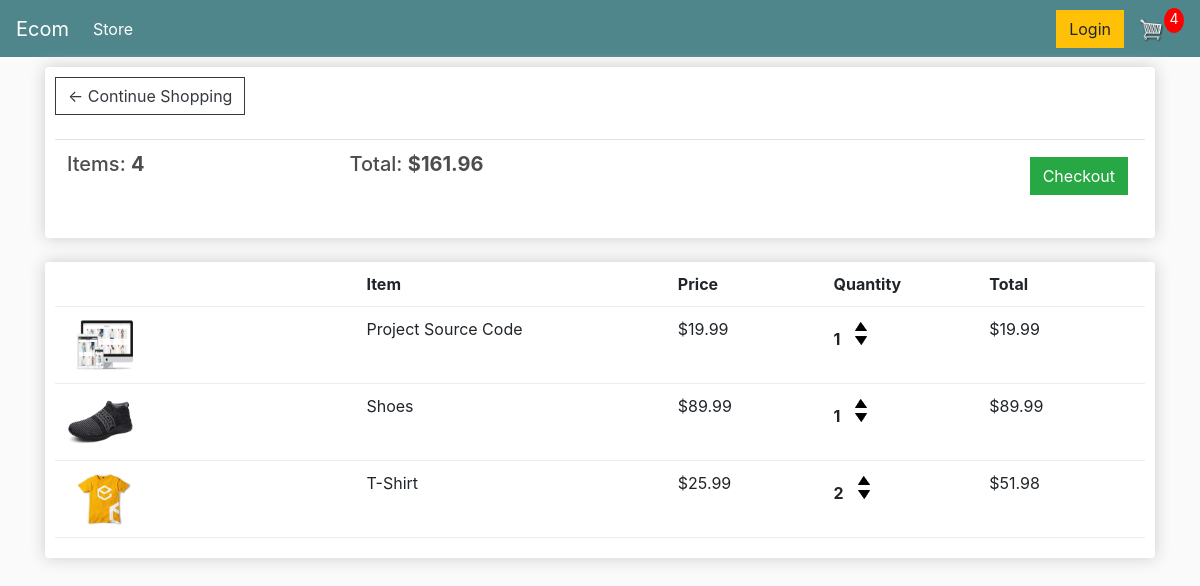
The app's page /cart/ (signed in), older data.
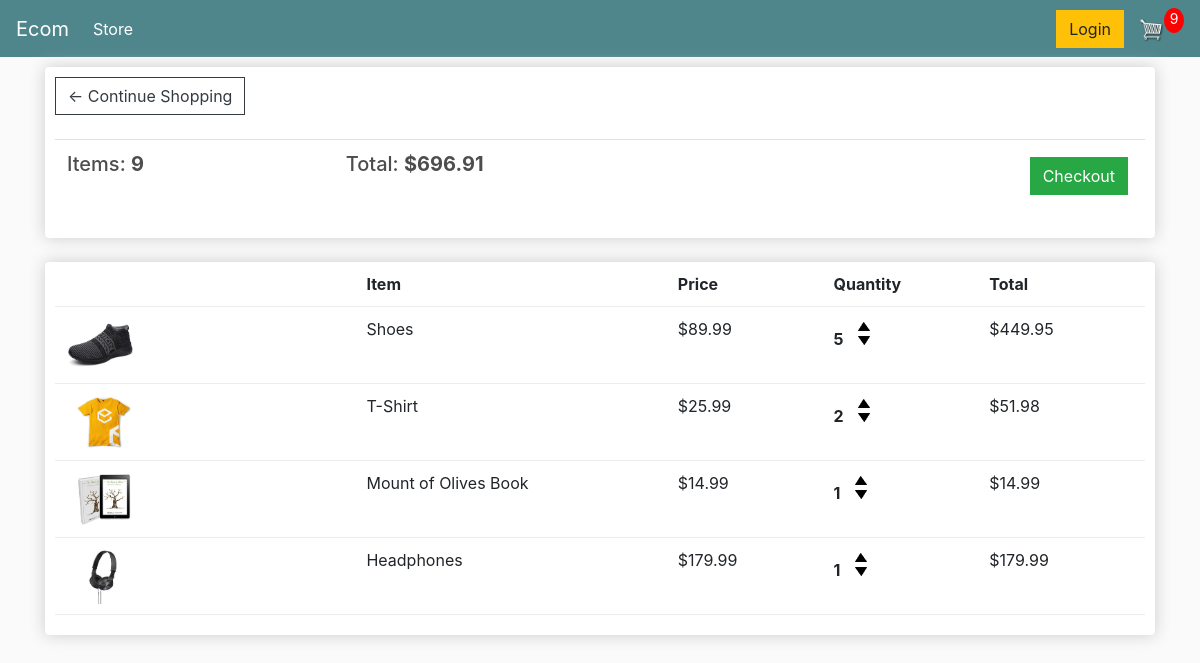
The same page, newer data.
### store/models.py (models this page shows, shortened)
class Order(models.Model):
    customer = models.ForeignKey(Customer, on_delete=models.CASCADE)
    date_ordered = models.DateTimeField(auto_now_add=True)
    complete = models.BooleanField(default=False)
    transaction_id = models.CharField(max_length=255)
    @property
    def get_cart_total(self):
        order_items = self.orderitem_set.all()
        total = sum(item.get_total for item in order_items)
        return total
    @property
    def get_cart_items(self):
        order_items = self.orderitem_set.all()
        total = sum(item.quantity for item in order_items)
        return total

class OrderItem(models.Model):
    product = models.ForeignKey(Product, on_delete=models.CASCADE)
    order = models.ForeignKey(Order, on_delete=models.CASCADE)
    quantity = models.IntegerField(default=0)
    date_added = models.DateTimeField(auto_now_add=True)
    @property
    def get_total(self):
        total = self.product.price * self.quantity
        return total

class Product(models.Model):
    name = models.CharField(max_length=255)
    price = models.DecimalField(max_digits=7, decimal_places=2)
    digital = models.BooleanField(default=False)
    image = models.ImageField(blank=True)
    @property
    def image_url(self):
        try:
            url = self.image.url
        except ValueError:
            url = 'static/images/placeholder.png'
        return url

### store/views.py (the view)
# urls.py: path('cart/', views.cart, name='cartUrl'),
def cart(request):
    return render(request, 'store/cart.html', get_customer_data(request))

### store/views.py (called while the page is built, shortened)
def get_customer_data(request):
    if request.user.is_authenticated:
        customer = request.user.customer
        order, created = Order.objects.get_or_create(customer=customer, complete=False)
        items = order.orderitem_set.all()
        cart_items = order.get_cart_items
    cx = {
        'itemsKey': items,
        'orderKey': order,
        'cartItemsKey': cart_items
    }
    return cx

### templates/store/cart.html
{% extends 'store/main.html' %}
{% load static %}
{% block main_content %}
    <div class="row">
        <div class="col-lg-12">
            <div class="box-element">
                <a class="btn btn-outline-dark" href="{% url 'storeUrl' %}">&#x2190; Continue Shopping</a>
                <br>
                <br>
                <table class="table">
                    <tr>
                        <th><h5>Items: <strong>{{ orderKey.get_cart_items }}</strong></h5></th>
                        <th><h5>Total: <strong>${{ orderKey.get_cart_total|floatformat:2 }}</strong></h5></th>
                        <th>
                            <a style="float:right; margin:5px;" class="btn btn-success" href="{% url 'checkoutUrl' %}">Checkout</a>
                        </th>
                    </tr>
                </table>
            </div>
            <br>
            <div class="box-element">
                <div class="cart-row">
                    <div style="flex:2"></div>
                    <div style="flex:2"><strong>Item</strong></div>
                    <div style="flex:1"><strong>Price</strong></div>
                    <div style="flex:1"><strong>Quantity</strong></div>
                    <div style="flex:1"><strong>Total</strong></div>
                </div>
                {% for item in itemsKey %}
                    <div class="cart-row">
                        <div style="flex:2">
                            <img class="row-image" src="{{ item.product.image_url }}">
                        </div>
                        <div style="flex:2">
                            <p>{{ item.product.name }}</p>
                        </div>
                        <div style="flex:1">
                            <p>${{ item.product.price|floatformat:2 }}</p>
                        </div>
                        <div style="flex:1">
                            <p class="quantity">{{ item.quantity }}</p>
                            <div class="quantity">
                                <img data-product="{{ item.product.id }}" data-action="add"
                                     class="chg-quantity update-cart" src="{% static  'images/arrow-up.png' %}">
                                <img data-product="{{ item.product.id }}" data-action="remove"
                                     class="chg-quantity update-cart" src="{% static  'images/arrow-down.png' %}">
                            </div>
                        </div>
                        <div style="flex:1">
                            <p>${{ item.get_total|floatformat:2 }}</p>
                        </div>
                    </div>
                {% endfor %}
            </div>
        </div>
    </div>
{% endblock %}

### templates/store/main.html (shortened to what this page needs)
<!DOCTYPE html>
{% load static %}
<html lang="en">
<head>
    <link rel="stylesheet" href="https://cdn.jsdelivr.net/npm/bootstrap@4.5.3/dist/css/bootstrap.min.css"
>
    <link rel="stylesheet" type="text/css" href="{% static 'css/main.css' %}">
</head>
<body>
<nav class="navbar navbar-expand-lg navbar-dark bg-dark">
    <a class="navbar-brand" href="/">Ecom</a>
    <div class="collapse navbar-collapse" id="navbarSupportedContent">
        <ul class="navbar-nav mr-auto">
            <li class="nav-item active">
                <a class="nav-link" href="{% url 'storeUrl' %}">Store<span class="sr-only">(current)</span></a>
            </li>
        </ul>
        <div class="form-inline my-2 my-lg-0">
            <a href="#" class="btn btn-warning">Login</a>
            <a href="{% url 'cartUrl' %}">
                <img id="cart-icon" src="{% static 'images/cart.png' %}">
            </a>
            <p id="cart-total">{{ cartItemsKey }}</p>
        </div>
    </div>
</nav>
<div class="container">
    {% block main_content %}
    {% endblock %}
</div>
</body>
</html>

### static/css/main.css (style rules this page uses)
body { background-color: hsl(0, 0%, 98%); }
h1, h2, h3, h4, h5, h6 { color: hsl(0, 0%, 30%); }
.box-element { box-shadow: hsl(0, 0%, 80%) 0 0 16px; background-color: #fff; border-radius: 4px; padding: 10px; }
.bg-dark { background-color: #4f868c !important; }
#cart-icon { width: 25px; display: inline-block; margin-left: 15px; }
#cart-total { display: block; text-align: center; color: #fff; background-color: red; width: 20px; height: 25px; border-radius: 50%; font-size: 14px; }
.col-lg-4, .col-lg-6, .col-lg-8, .col-lg-12 { margin-top: 10px; }
.btn { border-radius: 0; }
.row-image { width: 100px; }
.cart-row { display: flex; align-items: flex-stretch; padding-bottom: 10px; margin-bottom: 10px; border-bottom: 1px solid #ececec; }
.quantity { display: inline-block; font-weight: 700; padding-right: 10px; }
.chg-quantity { width: 12px; cursor: pointer; display: block; margin-top: 5px; transition: .1s; }

Row changes from the older to the newer data that the page shows:
removed OrderItem: product.image_url (picture), product.name "Project Source Code", product.price "19.99", quantity "1", get_total "19.99"
changed Order: get_cart_items "4" → "9"; get_cart_total "161.96" → "696.91"
changed OrderItem "Shoes": quantity "1" → "5"; get_total "89.99" → "449.95"
added OrderItem: product.image_url (picture), product.name "Mount of Olives Book", product.price "14.99", quantity "1", get_total "14.99"
added OrderItem: product.image_url (picture), product.name "Headphones", product.price "179.99", quantity "1", get_total "179.99"
Text that changed along with them:
{{ cartItemsKey }}: "4" → "9"
